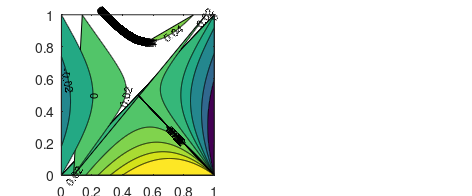

Write the MATLAB code that produced this figure. (Note: this script raises an error after producing the figure.)
function fig3

A0 = [0,0.2];
ALPHA0 = [0.3,0.4];
% A0 = [0,0.2];
% ALPHA0 = [0.05,0.1];

d = 0.5;
beta = 0.2;
gamma = 0.2;
betamult = 1;
tau = betamult*beta;

E = 4;
xres = 1001;
yres = 1000;

infoprev = linspace(0,1,xres);
disprev = linspace(0,1,yres);

figure(3)
clf
set(gcf,'color','w')
set(gcf,'PaperUnits','centimeters')
xSize = 12; ySize = 5;
xLeft = (21-xSize)/2; yTop = (30-ySize)/2;
set(gcf,'PaperPosition',[xLeft yTop xSize ySize])
set(gcf,'Position',[10 100 xSize*50 ySize*50])

labs = {'(a)','(b)'};
for sub=1:2
    a = A0(sub);
    alpha = ALPHA0(sub);
    sigtau = E^2*(1-infoprev);
    sigma = sigtau*tau;
    [sigma0,disprev0] = meshgrid(sigma,disprev);
    beta = -(a*E^2*d*tau + alpha*E^2*tau + E^2*gamma*tau - a*d*sigma0 + d*sigma0)./(E^4*tau*(disprev0 - 1));
    
    w_1=(-beta.*tau.^2.*(alpha.*(a.*d + alpha + gamma).*tau + sigma0.*d.*beta.*(a - 1)).*E.^8 + (alpha.*(a.*d + alpha + gamma).^2.*tau.^2 + 2.*d.*beta.*alpha.*sigma0.*(a - 1).*tau + d.*beta.^2.*sigma0.^2.*(a - 1)).*tau.*E.^6 - 3.*d.*(a - 1).*((a.*d + alpha + gamma).*tau + beta.*sigma0./3).*alpha.*tau.*sigma0.*E.^4 + 3.*d.*(a - 1).*(alpha./3 + (a - 2./3).*d + gamma./3).*alpha.*tau.*sigma0.^2.*E.^2 - d.^2.*alpha.*sigma0.^3.*(a - 1).^2)./(beta.*(tau.*beta.*(a.*d + alpha).*E.^4 + (-alpha.*(a.*d + alpha + gamma).*tau - sigma0.*d.*beta.*(a - 1)).*E.^2 + sigma0.*d.*alpha.*(a - 1)).*E.^7.*tau.^2);
    
    subplot(1,2,sub)
    if(sub==2)
        v = -0.1:0.02:0.1;
    else
        v = [-0.2,-0.1,-0.06,-0.02,0:0.02:0.1];
    end
    [c0,h]=contourf(infoprev,disprev,w_1,v);
    set(gca,'fontsize',10)
    clabel(c0,h,'fontsize',8,'LabelSpacing',500,'color','k')
    set(h,'color','k')
    temp = get(gca,'position');
    temp(1) = temp(1)-0.03*sub;
    temp(2) = temp(2)+0.03;
    temp(4) = temp(4)-0.03;
    set(gca,'position',temp);    
    set(gca,'clim',[-0.105,0.1])
    drawnow
    
    if(sub==2)
        cols = [241,163,64
            247,247,247
            153,142,195]/255;
        [cmap]=buildcmap2(cols,256);
        colormap(cmap)
        C=colorbar;
        temp=get(C,'position');
        temp(1) = temp(1) + 0.1;
        set(C,'position',temp)
        set(C,'ytick',-0.1:0.02:0.1)
        set(C,'fontsize',8)
        ylabel(C,'Fitness gradient','interpreter','latex','fontsize',14)
    end
    if(sub==1)
        x1=xlabel('Social information prevalence','interpreter','latex','fontsize',14);
        temp=get(x1,'position');
        temp(1)=temp(1)+0.6;
        temp(2)=temp(2)+0.01;
        set(x1,'position',temp);
        ylabel('Disease prevalence','interpreter','latex','fontsize',14)
    end
    text(0,1.05,labs{sub},'interpreter','latex','fontsize',12)
    title(strcat('$a=',num2str(a),', \alpha=',num2str(alpha),'$'),'interpreter','latex','fontsize',10);
end

% save2pdf('fig3.pdf');
